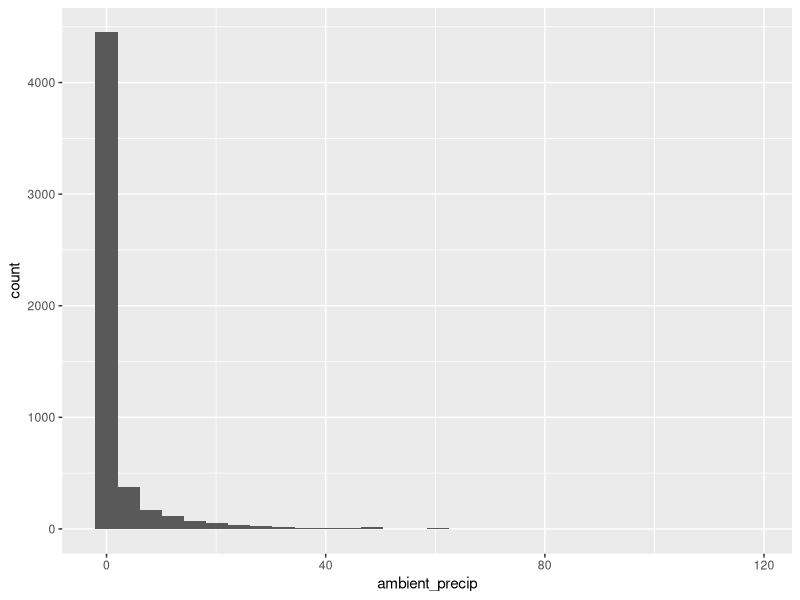
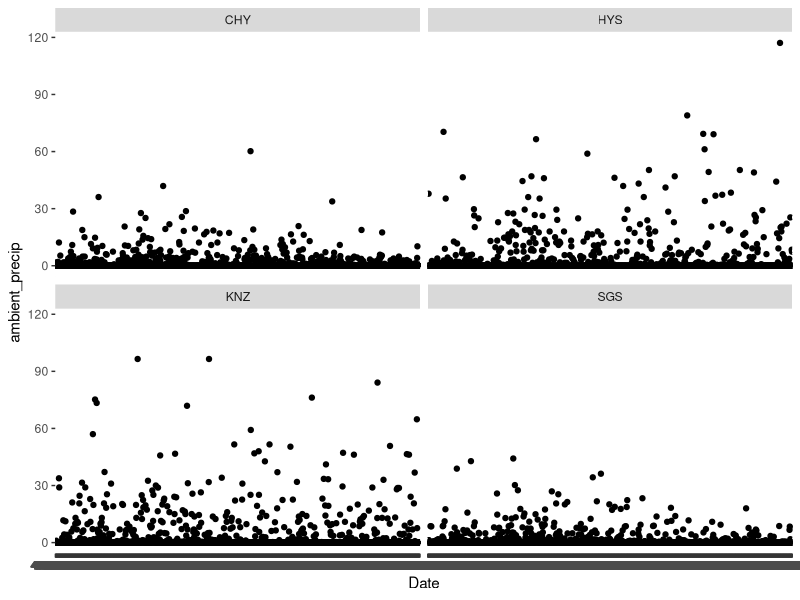
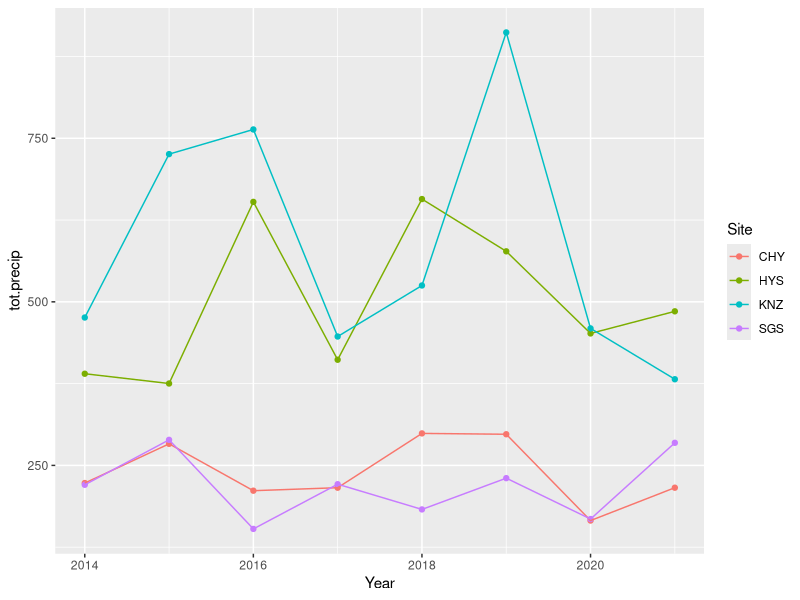

The R source for these figures, in order:
## Clean up northern edge precipitation data 
library(tidyverse)
precip <- read.csv("data/growingseason_precip_totals_allyears.csv")

colnames(precip)

ggplot(precip, aes(x=ambient_precip)) +
  geom_histogram()


ggplot(precip, aes(x=Date, y=ambient_precip)) +
  geom_point() +
  facet_wrap(~Site)

unique(precip$Month)

growing.season.tot <- precip %>%
  group_by(Site, Year) %>%
  summarise(tot.precip = sum(ambient_precip)) %>%
  mutate(site = Site, 
         year = Year)

ggplot(growing.season.tot, aes(x=Year, y=tot.precip, color = Site))+
  geom_point() +
  geom_line() 
  
## should also make a previous year precip column
